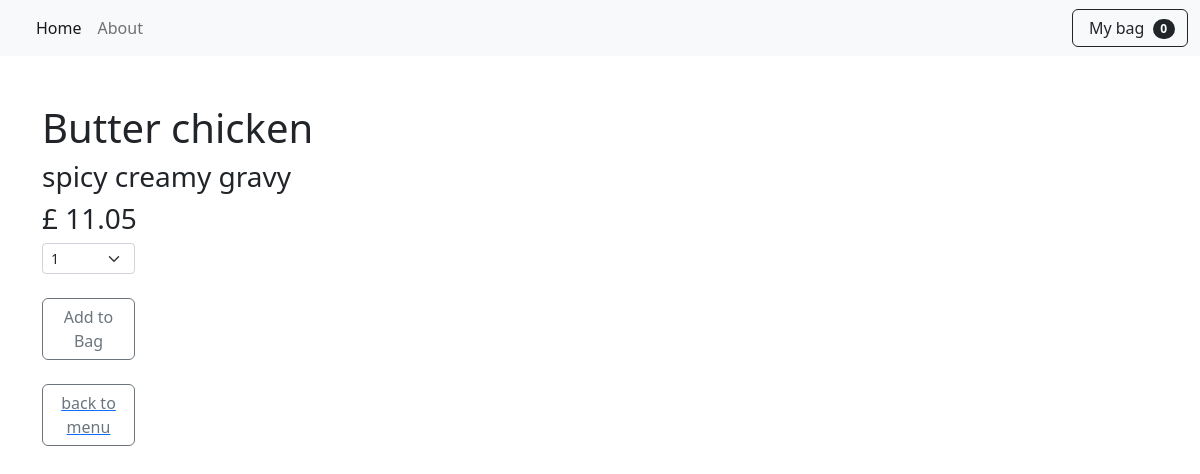
The page /item/2 on the database as committed earlier.
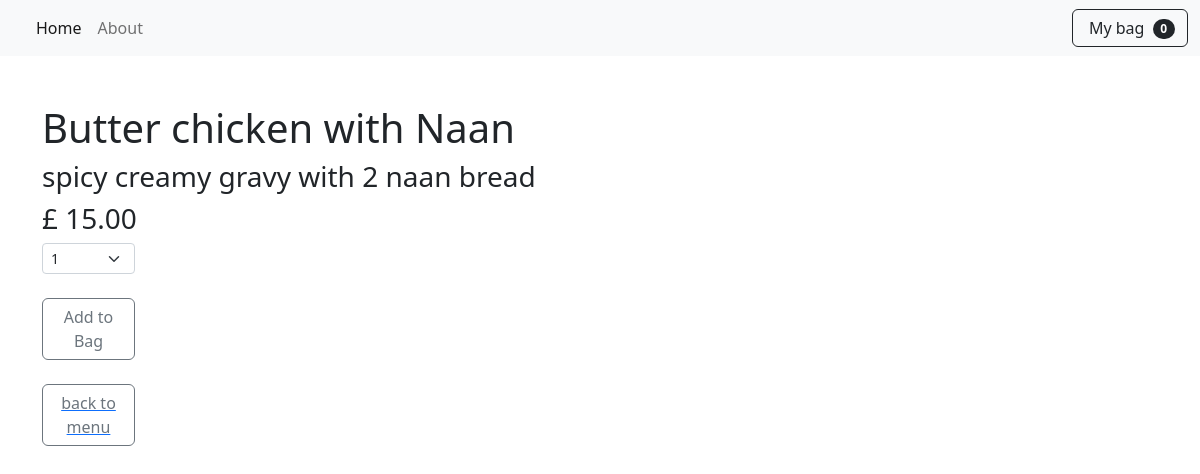
The same page on the database as committed later.
### restaurent_menu/models.py (models this page shows, shortened)
class Items(models.Model):
    meal = models.CharField(max_length=1000, unique=True)  # unique since each meal is unique
    description = models.CharField(max_length=2000)
    price = models.DecimalField(max_digits=10, decimal_places=2)
    meal_type = models.CharField(max_length=200, choices=MEAL_TYPE)
    author = models.ForeignKey(User, on_delete=models.PROTECT)
    status = models.IntegerField(choices=STATUS, default=1)
    date_created = models.DateTimeField(auto_now_add=True)
    date_updated = models.DateTimeField(auto_now_add=True)

### restaurent_menu/views.py (the view)
# urls.py: path('item/<int:pk>', views.MenuItemDetail.as_view(), name='menu_item'),
class MenuItemDetail(generic.DetailView):
    model = Items
    template_name = "menu_item_detail.html"

### cart/cart.py (called while the page is built)
    def __len__(self):
        return len(self.cart)

### cart/context_processor.py (called while the page is built)
def cart(request):
    return {'cart': Cart(request)}

### restaurent_menu/templates/menu_item_detail.html (shortened to what this page needs)
{% extends 'base.html'%}
{% block content %}
<div class="container">
        <h1 class="pt-5">{{ items.meal }}</h1>
        <h3>{{ items.description }}</h3>
        <h3>£ {{ items.price }}</h3>
        <div class="col-md-1">
                    <div>
                        <select class="form-select form-select-sm" id="qty-cart">
                            <option value="1">1</option>
                        </select>
                    </div>
        {% if items.status == 1 %}
            <button type="button" value="{{ items.id }}"
                     class="btn btn-outline-secondary mt-4" id="add-cart">Add to Bag</button>
           <a href="{% url 'home' %}"><button
                     class="d-flex btn btn-outline-secondary mt-4">back to menu</button></a>
        {% else %}
            <button type="button" value="{{ items.id }}"
                     class="btn btn-outline-danger mt-4" disabled>Sorry Unavailable</button>
            <a href="{% url 'home' %}"><button type="button"
                     class="d-flex btn btn-outline-secondary mt-4">back to menu</button></a>
        {% endif %}
</div>
{% endblock %}

Rows that differ between the two databases and show on the page:
changed Items: meal "Butter chicken" → "Butter chicken with Naan"; description "spicy creamy gravy" → "spicy creamy gravy with 2 naan bread"; price "11.05" → "15.00"
